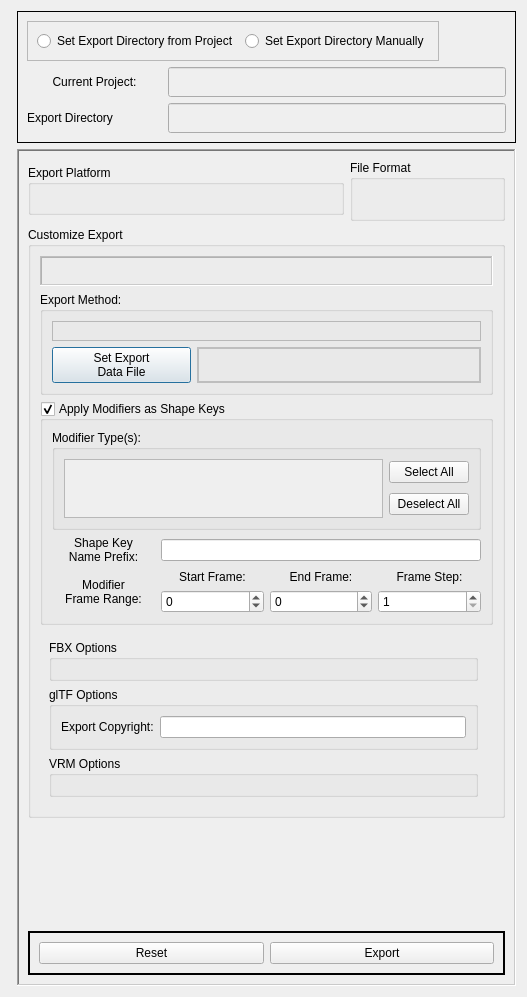
<?xml version="1.0" encoding="UTF-8"?>
<ui version="4.0">
 <class>io_dialog</class>
 <widget class="QDialog" name="io_dialog">
  <property name="windowModality">
   <enum>Qt::ApplicationModal</enum>
  </property>
  <property name="geometry">
   <rect>
    <x>0</x>
    <y>0</y>
    <width>527</width>
    <height>997</height>
   </rect>
  </property>
  <property name="sizePolicy">
   <sizepolicy hsizetype="Expanding" vsizetype="Fixed">
    <horstretch>0</horstretch>
    <verstretch>0</verstretch>
   </sizepolicy>
  </property>
  <property name="windowTitle">
   <string>Dialog</string>
  </property>
  <property name="modal">
   <bool>false</bool>
  </property>
  <layout class="QFormLayout" name="formLayout_2">
   <item row="1" column="1">
    <widget class="QFrame" name="io_proj_frame">
     <property name="frameShape">
      <enum>QFrame::Box</enum>
     </property>
     <layout class="QGridLayout" name="gridLayout_4">
      <item row="0" column="0" colspan="3">
       <widget class="QFrame" name="io_proj_export_dir_frame">
        <property name="minimumSize">
         <size>
          <width>0</width>
          <height>0</height>
         </size>
        </property>
        <property name="frameShape">
         <enum>QFrame::StyledPanel</enum>
        </property>
        <property name="frameShadow">
         <enum>QFrame::Raised</enum>
        </property>
        <layout class="QHBoxLayout" name="horizontalLayout_5">
         <item>
          <widget class="QRadioButton" name="io_proj_export_dir_project_radbtn">
           <property name="text">
            <string>Set Export Directory from Project</string>
           </property>
          </widget>
         </item>
         <item>
          <widget class="QRadioButton" name="io_proj_export_dir_manual_radbtn">
           <property name="text">
            <string>Set Export Directory Manually</string>
           </property>
          </widget>
         </item>
        </layout>
       </widget>
      </item>
      <item row="1" column="0">
       <widget class="QLabel" name="io_proj_name_label">
        <property name="text">
         <string>Current Project:</string>
        </property>
        <property name="alignment">
         <set>Qt::AlignCenter</set>
        </property>
       </widget>
      </item>
      <item row="2" column="0">
       <widget class="QLabel" name="io_proj_export_dir_label">
        <property name="text">
         <string>Export Directory</string>
        </property>
       </widget>
      </item>
      <item row="1" column="1" colspan="3">
       <widget class="QLineEdit" name="io_proj_name_lnedit">
        <property name="enabled">
         <bool>false</bool>
        </property>
        <property name="sizePolicy">
         <sizepolicy hsizetype="Expanding" vsizetype="Maximum">
          <horstretch>0</horstretch>
          <verstretch>0</verstretch>
         </sizepolicy>
        </property>
        <property name="minimumSize">
         <size>
          <width>0</width>
          <height>30</height>
         </size>
        </property>
        <property name="alignment">
         <set>Qt::AlignCenter</set>
        </property>
       </widget>
      </item>
      <item row="2" column="1" colspan="3">
       <widget class="QLineEdit" name="io_proj_export_dir_lnedit">
        <property name="enabled">
         <bool>false</bool>
        </property>
        <property name="sizePolicy">
         <sizepolicy hsizetype="Expanding" vsizetype="Maximum">
          <horstretch>0</horstretch>
          <verstretch>0</verstretch>
         </sizepolicy>
        </property>
        <property name="minimumSize">
         <size>
          <width>0</width>
          <height>30</height>
         </size>
        </property>
        <property name="alignment">
         <set>Qt::AlignCenter</set>
        </property>
       </widget>
      </item>
     </layout>
    </widget>
   </item>
   <item row="2" column="1">
    <widget class="QFrame" name="io_export_frame">
     <property name="sizePolicy">
      <sizepolicy hsizetype="Preferred" vsizetype="Preferred">
       <horstretch>0</horstretch>
       <verstretch>0</verstretch>
      </sizepolicy>
     </property>
     <property name="minimumSize">
      <size>
       <width>0</width>
       <height>0</height>
      </size>
     </property>
     <property name="focusPolicy">
      <enum>Qt::NoFocus</enum>
     </property>
     <property name="frameShape">
      <enum>QFrame::WinPanel</enum>
     </property>
     <property name="frameShadow">
      <enum>QFrame::Sunken</enum>
     </property>
     <layout class="QGridLayout" name="gridLayout_2">
      <item row="0" column="2">
       <widget class="QGroupBox" name="io_export_format_grpbox">
        <property name="minimumSize">
         <size>
          <width>0</width>
          <height>50</height>
         </size>
        </property>
        <property name="title">
         <string>File Format</string>
        </property>
        <layout class="QHBoxLayout" name="horizontalLayout_3">
         <item>
          <widget class="QLabel" name="io_export_format_label">
           <property name="sizePolicy">
            <sizepolicy hsizetype="Preferred" vsizetype="Maximum">
             <horstretch>0</horstretch>
             <verstretch>0</verstretch>
            </sizepolicy>
           </property>
           <property name="minimumSize">
            <size>
             <width>0</width>
             <height>20</height>
            </size>
           </property>
           <property name="frameShape">
            <enum>QFrame::NoFrame</enum>
           </property>
           <property name="text">
            <string/>
           </property>
           <property name="alignment">
            <set>Qt::AlignCenter</set>
           </property>
          </widget>
         </item>
        </layout>
       </widget>
      </item>
      <item row="1" column="0" colspan="3">
       <widget class="QGroupBox" name="io_export_custom_grrpbox">
        <property name="title">
         <string>Customize Export</string>
        </property>
        <layout class="QGridLayout" name="gridLayout_3">
         <item row="0" column="0" colspan="2">
          <widget class="QLabel" name="io_export_armature_detect">
           <property name="enabled">
            <bool>false</bool>
           </property>
           <property name="minimumSize">
            <size>
             <width>0</width>
             <height>30</height>
            </size>
           </property>
           <property name="frameShape">
            <enum>QFrame::WinPanel</enum>
           </property>
           <property name="frameShadow">
            <enum>QFrame::Sunken</enum>
           </property>
           <property name="text">
            <string/>
           </property>
           <property name="alignment">
            <set>Qt::AlignCenter</set>
           </property>
          </widget>
         </item>
         <item row="1" column="0" colspan="2">
          <widget class="QGroupBox" name="io_export_method_grpbox">
           <property name="minimumSize">
            <size>
             <width>0</width>
             <height>0</height>
            </size>
           </property>
           <property name="title">
            <string>Export Method:</string>
           </property>
           <layout class="QGridLayout" name="gridLayout">
            <item row="2" column="0">
             <widget class="QPushButton" name="io_export_data_file_pshbtn">
              <property name="sizePolicy">
               <sizepolicy hsizetype="Preferred" vsizetype="Fixed">
                <horstretch>0</horstretch>
                <verstretch>0</verstretch>
               </sizepolicy>
              </property>
              <property name="text">
               <string>Set Export
Data File</string>
              </property>
             </widget>
            </item>
            <item row="1" column="0" colspan="3">
             <widget class="QFrame" name="io_export_method_frame">
              <property name="minimumSize">
               <size>
                <width>0</width>
                <height>0</height>
               </size>
              </property>
              <property name="frameShape">
               <enum>QFrame::StyledPanel</enum>
              </property>
              <property name="frameShadow">
               <enum>QFrame::Raised</enum>
              </property>
              <layout class="QHBoxLayout" name="horizontalLayout_4"/>
             </widget>
            </item>
            <item row="2" column="1" colspan="2">
             <widget class="QLabel" name="io_export_data_file_label">
              <property name="enabled">
               <bool>false</bool>
              </property>
              <property name="frameShape">
               <enum>QFrame::WinPanel</enum>
              </property>
              <property name="text">
               <string/>
              </property>
              <property name="alignment">
               <set>Qt::AlignCenter</set>
              </property>
             </widget>
            </item>
           </layout>
          </widget>
         </item>
         <item row="2" column="0" colspan="2">
          <widget class="QGroupBox" name="io_export_mdfr_grpbox">
           <property name="title">
            <string>Apply Modifiers as Shape Keys</string>
           </property>
           <property name="checkable">
            <bool>true</bool>
           </property>
           <property name="checked">
            <bool>true</bool>
           </property>
           <layout class="QGridLayout" name="gridLayout_6">
            <item row="2" column="1" colspan="3">
             <widget class="QLineEdit" name="io_export_mdfr_name_lnedit"/>
            </item>
            <item row="3" column="2">
             <widget class="QLabel" name="io_export_mdfr_end_frame_label">
              <property name="text">
               <string>End Frame:</string>
              </property>
              <property name="alignment">
               <set>Qt::AlignCenter</set>
              </property>
             </widget>
            </item>
            <item row="4" column="3">
             <widget class="QSpinBox" name="io_export_mdfr_frame_step_spbox">
              <property name="minimum">
               <number>1</number>
              </property>
              <property name="maximum">
               <number>100</number>
              </property>
             </widget>
            </item>
            <item row="4" column="2">
             <widget class="QSpinBox" name="io_export_mdfr_end_frame_spbox">
              <property name="minimum">
               <number>-10000</number>
              </property>
              <property name="maximum">
               <number>10000</number>
              </property>
              <property name="value">
               <number>0</number>
              </property>
             </widget>
            </item>
            <item row="0" column="0" colspan="4">
             <widget class="QGroupBox" name="io_export_mdfr_type_grpbox">
              <property name="sizePolicy">
               <sizepolicy hsizetype="Preferred" vsizetype="Fixed">
                <horstretch>0</horstretch>
                <verstretch>0</verstretch>
               </sizepolicy>
              </property>
              <property name="maximumSize">
               <size>
                <width>16777215</width>
                <height>100</height>
               </size>
              </property>
              <property name="title">
               <string>Modifier Type(s):</string>
              </property>
              <layout class="QGridLayout" name="gridLayout_8">
               <item row="1" column="1">
                <widget class="QPushButton" name="io_export_mdfr_type_select_pshbtn">
                 <property name="text">
                  <string>Select All</string>
                 </property>
                </widget>
               </item>
               <item row="2" column="1">
                <widget class="QPushButton" name="io_export_mdfr_type_deselect_pshbtn">
                 <property name="text">
                  <string>Deselect All</string>
                 </property>
                </widget>
               </item>
               <item row="1" column="0" rowspan="2">
                <widget class="QScrollArea" name="io_export_mdfr_type_scroll">
                 <property name="widgetResizable">
                  <bool>true</bool>
                 </property>
                 <widget class="QWidget" name="io_export_mdfr_type_widget">
                  <property name="geometry">
                   <rect>
                    <x>0</x>
                    <y>0</y>
                    <width>298</width>
                    <height>58</height>
                   </rect>
                  </property>
                  <layout class="QVBoxLayout" name="verticalLayout"/>
                 </widget>
                </widget>
               </item>
              </layout>
             </widget>
            </item>
            <item row="3" column="3">
             <widget class="QLabel" name="io_export_mdfr_frame_step_label">
              <property name="text">
               <string>Frame Step:</string>
              </property>
              <property name="alignment">
               <set>Qt::AlignCenter</set>
              </property>
             </widget>
            </item>
            <item row="4" column="1">
             <widget class="QSpinBox" name="io_export_mdfr_start_frame_spbox">
              <property name="minimum">
               <number>-10000</number>
              </property>
              <property name="maximum">
               <number>10000</number>
              </property>
              <property name="value">
               <number>0</number>
              </property>
             </widget>
            </item>
            <item row="3" column="1">
             <widget class="QLabel" name="io_export_mdfr_start_frame_label">
              <property name="text">
               <string>Start Frame:</string>
              </property>
              <property name="alignment">
               <set>Qt::AlignCenter</set>
              </property>
             </widget>
            </item>
            <item row="3" column="0" rowspan="2">
             <widget class="QLabel" name="io_export_mdfr_frame_label">
              <property name="text">
               <string>Modifier
Frame Range:</string>
              </property>
              <property name="alignment">
               <set>Qt::AlignCenter</set>
              </property>
             </widget>
            </item>
            <item row="2" column="0">
             <widget class="QLabel" name="io_export_mdfr_name_label">
              <property name="text">
               <string>Shape Key
Name Prefix:</string>
              </property>
              <property name="alignment">
               <set>Qt::AlignCenter</set>
              </property>
             </widget>
            </item>
           </layout>
          </widget>
         </item>
         <item row="6" column="0">
          <widget class="QFrame" name="io_export_options_frame">
           <property name="minimumSize">
            <size>
             <width>0</width>
             <height>0</height>
            </size>
           </property>
           <property name="frameShape">
            <enum>QFrame::NoFrame</enum>
           </property>
           <property name="frameShadow">
            <enum>QFrame::Plain</enum>
           </property>
           <property name="lineWidth">
            <number>0</number>
           </property>
           <layout class="QVBoxLayout" name="verticalLayout_2">
            <item>
             <widget class="QGroupBox" name="io_export_options_fbx_grpbox">
              <property name="enabled">
               <bool>true</bool>
              </property>
              <property name="title">
               <string>FBX Options</string>
              </property>
              <layout class="QGridLayout" name="gridLayout_7"/>
             </widget>
            </item>
            <item>
             <widget class="QGroupBox" name="io_export_options_gltf_grpbox">
              <property name="title">
               <string>glTF Options</string>
              </property>
              <layout class="QGridLayout" name="gridLayout_5">
               <item row="0" column="1">
                <widget class="QLineEdit" name="io_export_gltf_copyright_lnedit"/>
               </item>
               <item row="0" column="0">
                <widget class="QLabel" name="io_export_gltf_copyright_label">
                 <property name="text">
                  <string>Export Copyright:</string>
                 </property>
                 <property name="buddy">
                  <cstring>io_export_gltf_copyright_lnedit</cstring>
                 </property>
                </widget>
               </item>
              </layout>
             </widget>
            </item>
            <item>
             <widget class="QGroupBox" name="io_export_options_vrm_grpbox">
              <property name="title">
               <string>VRM Options</string>
              </property>
              <layout class="QGridLayout" name="gridLayout_9"/>
             </widget>
            </item>
           </layout>
          </widget>
         </item>
        </layout>
       </widget>
      </item>
      <item row="3" column="0" colspan="3">
       <spacer name="io_export_spacer">
        <property name="orientation">
         <enum>Qt::Vertical</enum>
        </property>
        <property name="sizeHint" stdset="0">
         <size>
          <width>20</width>
          <height>40</height>
         </size>
        </property>
       </spacer>
      </item>
      <item row="4" column="0" colspan="3">
       <widget class="QFrame" name="io_export_btn_frame">
        <property name="sizePolicy">
         <sizepolicy hsizetype="Preferred" vsizetype="Maximum">
          <horstretch>0</horstretch>
          <verstretch>0</verstretch>
         </sizepolicy>
        </property>
        <property name="minimumSize">
         <size>
          <width>0</width>
          <height>0</height>
         </size>
        </property>
        <property name="frameShape">
         <enum>QFrame::WinPanel</enum>
        </property>
        <layout class="QHBoxLayout" name="horizontalLayout">
         <item>
          <widget class="QPushButton" name="io_export_reset_pshbtn">
           <property name="text">
            <string>Reset</string>
           </property>
          </widget>
         </item>
         <item>
          <widget class="QPushButton" name="io_export_export_pshbtn">
           <property name="text">
            <string>Export</string>
           </property>
          </widget>
         </item>
        </layout>
       </widget>
      </item>
      <item row="0" column="0" colspan="2">
       <widget class="QGroupBox" name="io_export_platform_grpbox">
        <property name="sizePolicy">
         <sizepolicy hsizetype="Preferred" vsizetype="Maximum">
          <horstretch>0</horstretch>
          <verstretch>0</verstretch>
         </sizepolicy>
        </property>
        <property name="minimumSize">
         <size>
          <width>0</width>
          <height>50</height>
         </size>
        </property>
        <property name="title">
         <string>Export Platform</string>
        </property>
        <layout class="QHBoxLayout" name="horizontalLayout_2"/>
       </widget>
      </item>
     </layout>
    </widget>
   </item>
  </layout>
 </widget>
 <resources/>
 <connections/>
</ui>
